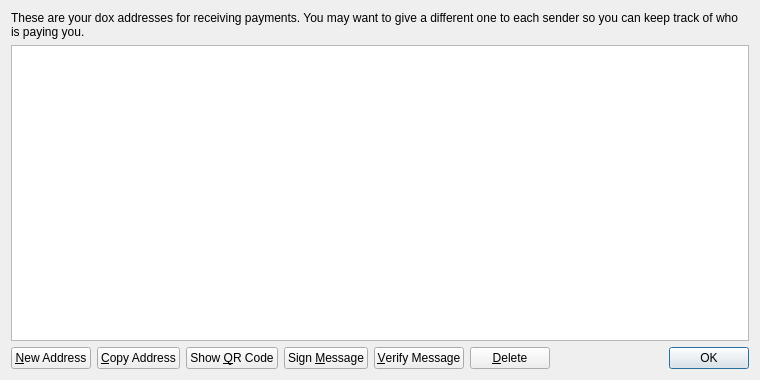
<?xml version="1.0" encoding="UTF-8"?>
<ui version="4.0">
 <class>AddressBookPage</class>
 <widget class="QWidget" name="AddressBookPage">
  <property name="geometry">
   <rect>
    <x>0</x>
    <y>0</y>
    <width>760</width>
    <height>380</height>
   </rect>
  </property>
  <property name="windowTitle">
   <string>Address Book</string>
  </property>
  <layout class="QVBoxLayout" name="verticalLayout">
   <item>
    <widget class="QLabel" name="labelExplanation">
     <property name="text">
      <string>These are your dox addresses for receiving payments. You may want to give a different one to each sender so you can keep track of who is paying you.</string>
     </property>
     <property name="textFormat">
      <enum>Qt::PlainText</enum>
     </property>
     <property name="wordWrap">
      <bool>true</bool>
     </property>
    </widget>
   </item>
   <item>
    <widget class="QTableView" name="tableView">
     <property name="contextMenuPolicy">
      <enum>Qt::CustomContextMenu</enum>
     </property>
     <property name="toolTip">
      <string>Double-click to edit address or label</string>
     </property>
     <property name="tabKeyNavigation">
      <bool>false</bool>
     </property>
     <property name="selectionMode">
      <enum>QAbstractItemView::SingleSelection</enum>
     </property>
     <property name="selectionBehavior">
      <enum>QAbstractItemView::SelectRows</enum>
     </property>
     <property name="sortingEnabled">
      <bool>true</bool>
     </property>
     <attribute name="verticalHeaderVisible">
      <bool>false</bool>
     </attribute>
    </widget>
   </item>
   <item>
    <layout class="QHBoxLayout" name="horizontalLayout">
     <item>
      <widget class="QPushButton" name="newAddressButton">
       <property name="toolTip">
        <string>Create a new address</string>
       </property>
       <property name="text">
        <string>&amp;New Address</string>
       </property>
      </widget>
     </item>
     <item>
      <widget class="QPushButton" name="copyToClipboard">
       <property name="toolTip">
        <string>Copy the currently selected address to the system clipboard</string>
       </property>
       <property name="text">
        <string>&amp;Copy Address</string>
       </property>
      </widget>
     </item>
     <item>
      <widget class="QPushButton" name="showQRCode">
       <property name="text">
        <string>Show &amp;QR Code</string>
       </property>
      </widget>
     </item>
     <item>
      <widget class="QPushButton" name="signMessage">
       <property name="toolTip">
        <string>Sign a message to prove you own a dox address</string>
       </property>
       <property name="text">
        <string>Sign &amp;Message</string>
       </property>
      </widget>
     </item>
     <item>
      <widget class="QPushButton" name="verifyMessage">
       <property name="toolTip">
        <string>Verify a message to ensure it was signed with a specified dox address</string>
       </property>
       <property name="text">
        <string>&amp;Verify Message</string>
       </property>
      </widget>
     </item>
     <item>
      <widget class="QPushButton" name="deleteButton">
       <property name="toolTip">
        <string>Delete the currently selected address from the list</string>
       </property>
       <property name="text">
        <string>&amp;Delete</string>
       </property>
      </widget>
     </item>
     <item>
      <spacer name="horizontalSpacer">
       <property name="orientation">
        <enum>Qt::Horizontal</enum>
       </property>
       <property name="sizeHint" stdset="0">
        <size>
         <width>40</width>
         <height>20</height>
        </size>
       </property>
      </spacer>
     </item>
     <item>
      <widget class="QDialogButtonBox" name="buttonBox">
       <property name="sizePolicy">
        <sizepolicy hsizetype="Maximum" vsizetype="Fixed">
         <horstretch>0</horstretch>
         <verstretch>0</verstretch>
        </sizepolicy>
       </property>
       <property name="standardButtons">
        <set>QDialogButtonBox::Ok</set>
       </property>
      </widget>
     </item>
    </layout>
   </item>
  </layout>
 </widget>
 <resources>
  <include location="../bitcoin.qrc"/>
 </resources>
 <connections/>
</ui>
